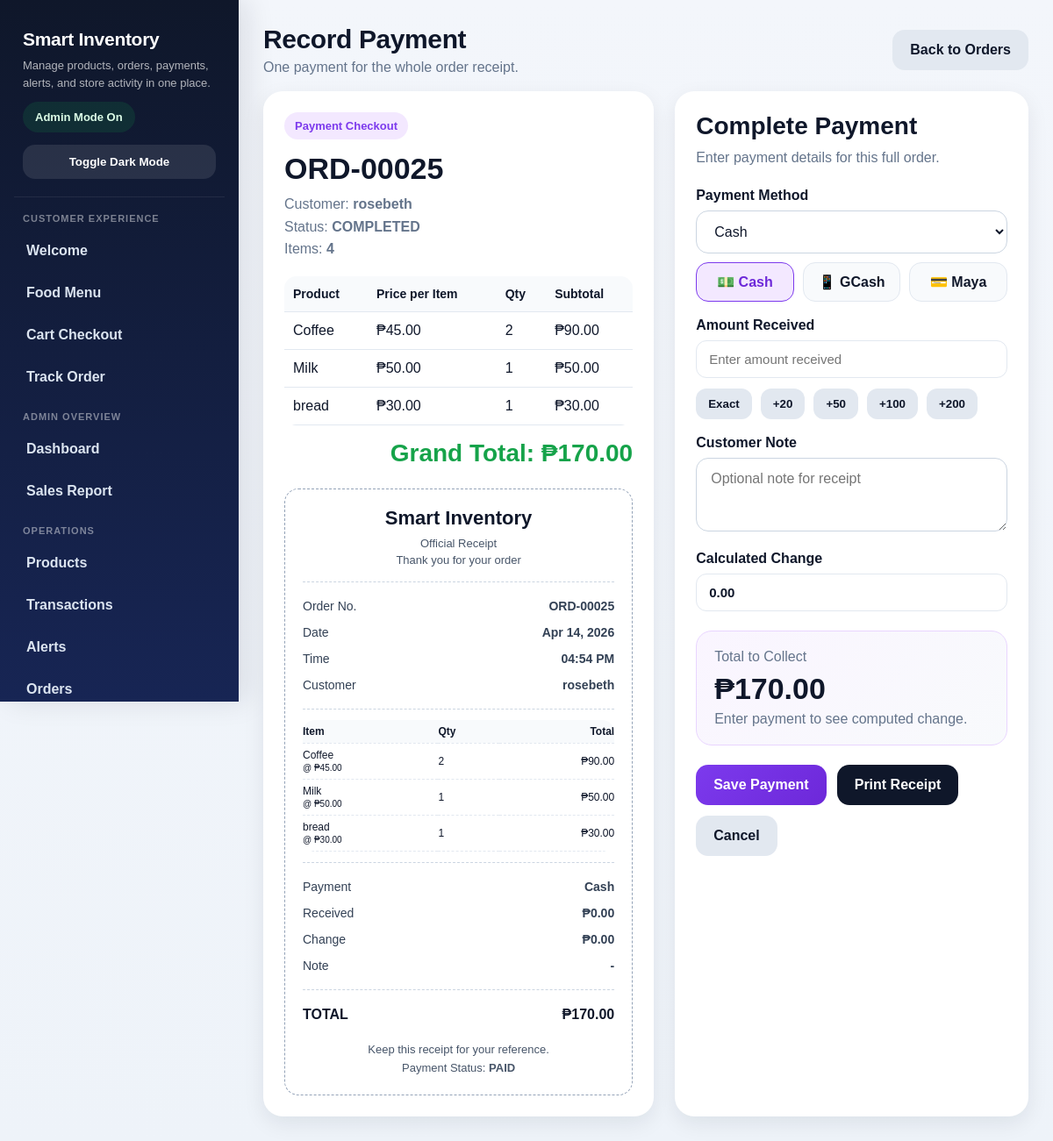
Page /payments/record/25/ (signed in) on the committed database.
### store/models.py (models this page shows, shortened)
class Order(models.Model):
    STATUS_CHOICES = [
        ('PENDING', 'Pending'),
        ('PREPARING', 'Preparing'),
        ('COMPLETED', 'Completed'),
        ('CANCELLED', 'Cancelled'),
    ]
    customer_name = models.CharField(max_length=150)
    customer_email = models.EmailField(blank=True, default='')
    wants_email_updates = models.BooleanField(default=False)
    order_number = models.CharField(max_length=20, unique=True, blank=True)
    total_price = models.DecimalField(max_digits=10, decimal_places=2, default=Decimal('0.00'))
    status = models.CharField(max_length=20, choices=STATUS_CHOICES, default='PENDING')
    stock_deducted = models.BooleanField(default=False)
    created_at = models.DateTimeField(auto_now_add=True)
    @property
    def total_items(self):
        return sum(item.quantity for item in self.items.all())

class OrderItem(models.Model):
    order = models.ForeignKey(Order, on_delete=models.CASCADE, related_name='items')
    product = models.ForeignKey(Product, on_delete=models.CASCADE)
    quantity = models.IntegerField(default=1)
    unit_price = models.DecimalField(max_digits=10, decimal_places=2)
    subtotal = models.DecimalField(max_digits=10, decimal_places=2, default=Decimal('0.00'))

class Product(models.Model):
    name = models.CharField(max_length=150)
    category = models.CharField(max_length=100, blank=True)
    description = models.TextField(blank=True, default='')
    stock = models.IntegerField(default=0)
    reorder_level = models.IntegerField(default=5)
    price = models.DecimalField(max_digits=10, decimal_places=2)
    is_active = models.BooleanField(default=True)
    image = models.ImageField(upload_to='products/', blank=True, null=True)

### store/views.py (the view, shortened to what this page needs)
# urls.py: path('payments/record/<int:order_id>/', views.record_payment, name='record_payment'),
def record_payment(request, order_id):
    if not require_store_admin(request):
        return redirect('food_menu')
    order = get_object_or_404(Order.objects.prefetch_related('items__product'), id=order_id)
    existing_payment = Payment.objects.filter(order=order).first()
    return render(request, 'store/payment_form.html', {
        'order': order,
        'receipt_now': timezone.localtime(),
    })

### store/views.py (called while the page is built)
def is_store_admin(request):
    return request.session.get('store_admin_unlocked', False)

def require_store_admin(request):
    if not is_store_admin(request):
        messages.error(request, 'Admin access is required for that action.')
        return False
    return True

### store/templates/store/payment_form.html (shortened to what this page needs)
{% extends 'store/base.html' %}
{% block content %}
<div class="payment-page">
    <div class="topbar" style="margin-bottom: 18px;">
        <div>
            <h1>Record Payment</h1>
            <p style="color:#64748b; margin-top:6px;">One payment for the whole order receipt.</p>
        </div>
        <a href="{% url 'order_list' %}" class="cancel-btn">Back to Orders</a>
    </div>
    <div class="payment-shell">
        <div class="payment-card">
            <span class="order-badge">Payment Checkout</span>
            <div class="order-title">{{ order.order_number }}</div>
            <div class="order-sub">
                Customer: <strong>{{ order.customer_name }}</strong><br>
                Status: <strong>{{ order.status }}</strong><br>
                Items: <strong>{{ order.total_items }}</strong>
            </div>
            <table class="items-table">
                <tr>
                    <th>Product</th>
                    <th>Price per Item</th>
                    <th>Qty</th>
                    <th>Subtotal</th>
                </tr>
                {% for item in order.items.all %}
                    <tr>
                        <td>{{ item.product.name }}</td>
                        <td>₱{{ item.unit_price }}</td>
                        <td>{{ item.quantity }}</td>
                        <td>₱{{ item.subtotal }}</td>
                    </tr>
                {% endfor %}
            </table>
            <div class="grand-total-box">
                Grand Total: ₱{{ order.total_price }}
            </div>
            <div id="printArea">
                <div class="receipt-box" id="printReceipt">
                    <div class="receipt-title">Smart Inventory</div>
                    <div class="receipt-store">
                        Official Receipt<br>
                        Thank you for your order
                    </div>
                    <div class="receipt-divider"></div>
                    <div class="receipt-line">
                        <span>Order No.</span>
                        <strong>{{ order.order_number }}</strong>
                    </div>
                    <div class="receipt-line">
                        <span>Date</span>
                        <strong>{{ receipt_now|date:"M d, Y" }}</strong>
                    </div>
                    <div class="receipt-line">
                        <span>Time</span>
                        <strong>{{ receipt_now|date:"h:i A" }}</strong>
                    </div>
                    <div class="receipt-line">
                        <span>Customer</span>
                        <strong>{{ order.customer_name }}</strong>
                    </div>
                    <div class="receipt-divider"></div>
                    <table class="receipt-items-table">
                        <thead>
                            <tr>
                                <th>Item</th>
                                <th>Qty</th>
                                <th>Total</th>
                            </tr>
                        </thead>
                        <tbody>
                            {% for item in order.items.all %}
                                <tr>
                                    <td>{{ item.product.name }}<br><small>@ ₱{{ item.unit_price }}</small></td>
                                    <td>{{ item.quantity }}</td>
                                    <td>₱{{ item.subtotal }}</td>
                                </tr>
                            {% endfor %}
                        </tbody>
                    </table>
                    <div class="receipt-divider"></div>
                    <div class="receipt-line">
                        <span>Payment</span>
                        <strong id="receiptMethod">Cash</strong>
                    </div>
                    <div class="receipt-line">
                        <span>Received</span>
                        <strong>₱<span id="receiptReceived">0.00</span></strong>
                    </div>
                    <div class="receipt-line">
                        <span>Change</span>
                        <strong>₱<span id="receiptChange">0.00</span></strong>
                    </div>
                    <div class="receipt-line">
                        <span>Note</span>
                        <strong id="receiptNote">-</strong>
                    </div>
                    <div class="receipt-divider"></div>
                    <div class="receipt-line receipt-total">
                        <span>TOTAL</span>
                        <strong>₱{{ order.total_price }}</strong>
                    </div>
                    <div class="receipt-footer">
                        Keep this receipt for your reference.<br>
                        Payment Status: <strong>PAID</strong>
                    </div>
                </div>
            </div>
        </div>
        <div class="payment-card">
            <div class="form-title">Complete Payment</div>
            <div class="form-subtitle">
                Enter payment details for this full order.
            </div>
            <form method="post" id="paymentForm">
                <div class="form-group">
                    <label for="paymentMethod">Payment Method</label>
                    <select name="payment_method" id="paymentMethod" class="payment-select" onchange="syncPaymentMethod(); updateChangeDisplay();">
                        <option value="CASH">Cash</option>
                    </select>
                    <div class="method-grid">
                        <div class="method-card active" data-method="CASH" onclick="chooseMethod('CASH')">💵 Cash</div>
                        <div class="method-card" data-method="GCASH" onclick="chooseMethod('GCASH')">📱 GCash</div>
                        <div class="method-card" data-method="MAYA" onclick="chooseMethod('MAYA')">💳 Maya</div>
                    </div>
                </div>
                <div class="form-group">
                    <label for="amountReceived">Amount Received</label>
                    <input
                        type="number"
                        step="0.01"
                        min="0"
                        name="amount_received"
                        id="amountReceived"
                        class="payment-input"
                        placeholder="Enter amount received"
                        oninput="updateChangeDisplay()"
                        required>
                    <div class="quick-cash-row">
                        <button type="button" class="quick-cash-btn" onclick="setExactAmount()">Exact</button>
                        <button type="button" class="quick-cash-btn" onclick="addCash(20)">+20</button>
                        <button type="button" class="quick-cash-btn" onclick="addCash(50)">+50</button>
                        <button type="button" class="quick-cash-btn" onclick="addCash(100)">+100</button>
                        <button type="button" class="quick-cash-btn" onclick="addCash(200)">+200</button>
                    </div>
                </div>
                <div class="form-group">
                    <label for="customerNote">Customer Note</label>
                    <textarea
                        id="customerNote"
                        name="customer_note"
                        rows="3"
                        class="payment-textarea"
                        placeholder="Optional note for receipt"
                        oninput="syncReceiptNote()"></textarea>
                </div>
                <div class="form-group">
                    <label for="calculatedChange">Calculated Change</label>
                    <input type="text" id="calculatedChange" class="readonly-input" value="0.00" readonly>
                </div>
                <div class="checkout-panel">
                    <div style="color:#64748b; margin-bottom:8px;">Total to Collect</div>
                    <div class="checkout-value">₱<span id="totalAmount">{{ order.total_price }}</span></div>
                    <div id="changeMessage" style="margin-top:6px; color:#64748b;">Enter payment to see computed change.</div>
                </div>
                <div class="form-actions">
                    <button type="button" class="save-btn" onclick="submitPaymentForm()">Save Payment</button>
                    <button type="button" class="print-btn" onclick="window.print()">Print Receipt</button>
                    <a href="{% url 'order_list' %}" class="cancel-btn">Cancel</a>
                </div>
            </form>
        </div>
    </div>
</div>
{% endblock %}

### store/templates/store/base.html (style rules this page uses)
:root { --bg: #f3f6fb; --bg-soft: #eef3f9; --surface: #ffffff; --surface-soft: #f8fafc; --sidebar: #0f172a; --sidebar-2: #172554; --sidebar-text: #dbe4f0; --text: #0f172a; --muted: #64748b; --border: #e2e8f0; --primary: #2563eb; --primary-hover: #1d4ed8; --success: #16a34a; --danger: #dc2626; --warning: #f59e0b; --info: #2563eb; --shadow-sm: 0 6px 18px rgba(15, 23, 42, 0.06); --shadow-md: 0 10px 28px rgba(15, 23, 42, 0.10); --radius: 18px; --radius-sm: 12px; }
* { box-sizing: border-box; margin: 0; padding: 0; font-family: Arial, sans-serif; }
html { scroll-behavior: smooth; }
body { background: linear-gradient(180deg, var(--bg) 0%, var(--bg-soft) 100%); color: var(--text); transition: background 0.25s ease, color 0.25s ease; }
a { color: inherit; }
.topbar { display: flex; justify-content: space-between; align-items: center; gap: 14px; flex-wrap: wrap; margin-bottom: 24px; }
.topbar h1 { font-size: 30px; font-weight: 800; letter-spacing: -0.4px; color: var(--text); }
table { width: 100%; border-collapse: collapse; overflow: hidden; border-radius: 14px; }
table th, table td { padding: 14px 12px; border-bottom: 1px solid var(--border); text-align: left; vertical-align: middle; color: var(--text); }
table th { background: var(--surface-soft); font-size: 14px; font-weight: 800; }
input[type="text"], input[type="number"], input[type="date"], input[type="email"], input[type="password"], select, textarea { width: 100%; padding: 12px 14px; border: 1px solid var(--border); border-radius: 12px; outline: none; font-size: 15px; background: var(--surface); color: var(--text); }

### rows in the picture
Order: order_number "ORD-00025", customer_name "rosebeth", status "COMPLETED", total_items "4", total_price "170.00"
OrderItem: product.name "Coffee", unit_price "45.00", quantity "2", subtotal "90.00"
OrderItem: product.name "Milk", unit_price "50.00", quantity "1", subtotal "50.00"
OrderItem: product.name "bread", unit_price "30.00", quantity "1", subtotal "30.00"

### other values in the picture
{{ receipt_now|date:"M d, Y" }} "Apr 14, 2026"
{{ receipt_now|date:"h:i A" }} "04:54 PM"
